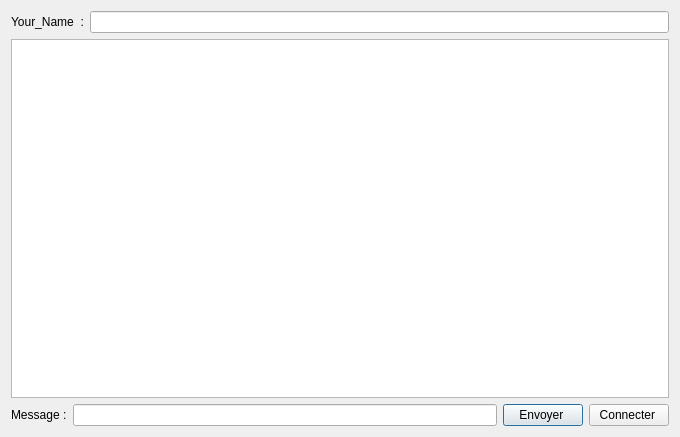
<?xml version="1.0" encoding="UTF-8"?>
<ui version="4.0">
 <class>widget</class>
 <widget class="QDialog" name="widget">
  <property name="geometry">
   <rect>
    <x>0</x>
    <y>0</y>
    <width>680</width>
    <height>437</height>
   </rect>
  </property>
  <property name="windowTitle">
   <string>Dialog</string>
  </property>
  <layout class="QVBoxLayout" name="verticalLayout">
   <item>
    <layout class="QHBoxLayout" name="horizontalLayout_2">
     <item>
      <widget class="QLabel" name="label">
       <property name="text">
        <string>Your_Name  :</string>
       </property>
      </widget>
     </item>
     <item>
      <widget class="QLineEdit" name="nickname"/>
     </item>
    </layout>
   </item>
   <item>
    <widget class="QTextEdit" name="textEdit"/>
   </item>
   <item>
    <layout class="QHBoxLayout" name="horizontalLayout">
     <item>
      <widget class="QLabel" name="label_2">
       <property name="text">
        <string>Message :</string>
       </property>
      </widget>
     </item>
     <item>
      <widget class="QLineEdit" name="message"/>
     </item>
     <item>
      <widget class="QPushButton" name="send">
       <property name="text">
        <string>Envoyer </string>
       </property>
      </widget>
     </item>
     <item>
      <widget class="QPushButton" name="bind">
       <property name="text">
        <string>Connecter </string>
       </property>
      </widget>
     </item>
    </layout>
   </item>
  </layout>
 </widget>
 <resources/>
 <connections/>
</ui>
